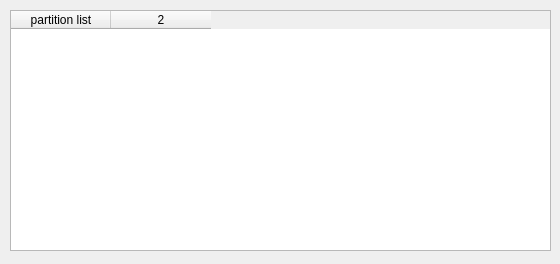
<?xml version="1.0" encoding="UTF-8"?>
<ui version="4.0">
 <class>PartitionView</class>
 <widget class="QDialog" name="PartitionView">
  <property name="windowModality">
   <enum>Qt::ApplicationModal</enum>
  </property>
  <property name="geometry">
   <rect>
    <x>0</x>
    <y>0</y>
    <width>560</width>
    <height>264</height>
   </rect>
  </property>
  <property name="windowTitle">
   <string>select a partition to open</string>
  </property>
  <widget class="QTableWidget" name="tableWidgetPartitionView">
   <property name="geometry">
    <rect>
     <x>10</x>
     <y>10</y>
     <width>541</width>
     <height>241</height>
    </rect>
   </property>
   <property name="editTriggers">
    <set>QAbstractItemView::NoEditTriggers</set>
   </property>
   <property name="columnCount">
    <number>2</number>
   </property>
   <attribute name="horizontalHeaderVisible">
    <bool>true</bool>
   </attribute>
   <attribute name="verticalHeaderVisible">
    <bool>false</bool>
   </attribute>
   <column>
    <property name="text">
     <string>partition list</string>
    </property>
   </column>
   <column/>
  </widget>
 </widget>
 <resources/>
 <connections/>
</ui>
